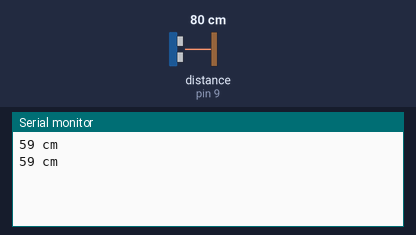
The sketch below on a simulated Arduino Uno, built with avr-gcc and run on an emulated ATmega328P. Shown: the last lines printed to the serial monitor. Wiring (inferred from the names in the program): ultrasonic range finder: trigger pin 8; echo pin 9. The test bench sets the inputs (shaded band); at power-on: distance to the obstacle (sensor on pin 9) 80 cm. The echo pulse lasts 58.3 µs per cm.

Above: at 2.2 s.
2.3 s: distance to the obstacle (sensor on pin 9) set to 2 cm
At 3.6 s:
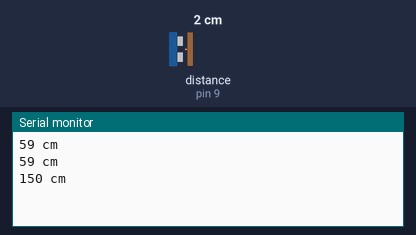
3.8 s: distance to the obstacle (sensor on pin 9) set to 4 cm
At 5.1 s:
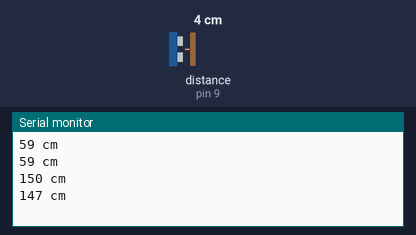
Timing chart, 0 to 6.8 s (numbered marks = the images above; inputs shaded):
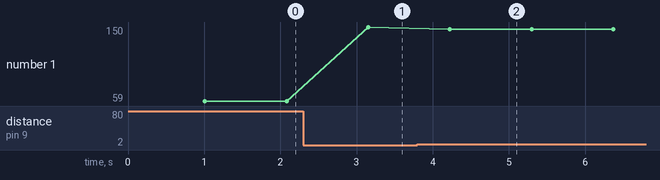

Measured:
- after the input at 2.3 s, the serial monitor: prints a new line after 0.85 s (image 1)
- after the input at 3.8 s, the serial monitor: prints a new line after 0.42 s (image 2)
- plotted number 1: 59 → 150 after the input at 2.3 s, 150 → 147 after the input at 3.8 s

The sketch:

cuve_michel.ino
```cpp
// Pour le LCD
#include <SoftwareSerial.h>

// Les variables
float cuve_pleine = 125;  // hauteur en cm quand la cuve est pleine
float volume_pleine = cuve_pleine * 110 * 258 ; // volume cuve pleine
int capteur = 151;        // hauteur en cm du capteur
int trig = 8;             // TRIG
int echo = 9;             // ECHO
int lcd_rx = 2;           // PIN2 branché sur RX LCD (jaune)
int lcd_tx = 3;           // PIN3 branché sur TX LCD (non utilisée)
long echo_lu;             // le temps aller/retour de l'impulsion en us
long cm;                  // la hauteur d'eau mesuree
float pourcent;           // la hauteur en pourcentage
float volume;             // le volume d'eau
char string[3];           // string array pour le LCD

// Attach the serial display's RX line to digital pin
// See https://www.sparkfun.com/tutorials/246
SoftwareSerial lcd(lcd_tx,lcd_rx);

void setup()
{
  pinMode(trig, OUTPUT);
  digitalWrite(trig, LOW);
  pinMode(echo, INPUT);
  Serial.begin(9600);     // Pour debug, log console
  lcd.begin(9600);        // LCD
  delay(1000);            // wait for display to boot up
  clearDisplay();         // Efface ecran
}

void clearDisplay()
{
  lcd.write(0xFE);  // send the special command
  lcd.write(0x01);  // send the clear screen command
}

void setLCDCursor(byte cursor_position)
{
  lcd.write(0xFE);  // send the special command
  lcd.write(0x80);  // send the set cursor command
  lcd.write(cursor_position);  // send the cursor position
}

void loop()
{
  digitalWrite(trig, HIGH);       // on envoi une impulsion...
  delayMicroseconds(10);          // ... pendant 10 micro secondes ...
  digitalWrite(trig, LOW);        // ... et on arrête l'envoi de l'impulsion
  echo_lu = pulseIn(echo, HIGH);  // et on écoute l'impulsion revenir

  // Calculs
  cm = capteur - (echo_lu / 50);
  pourcent = cm * 100 / cuve_pleine;
  volume = volume_pleine * cm / cuve_pleine / 1000;   // en litre

  // Debug on console
  Serial.print(cm);
  Serial.println(" cm");

  // Déplace le curseur au debut de la premiere ligne
  setLCDCursor(0);

  // Efface l'écran
  lcd.print("                ");
  lcd.print("                ");

  // Déplace le curseur au debut de la premiere ligne
  setLCDCursor(0);

  // Affiche les valeurs
  lcd.print(cm);
  lcd.print(" cm / ");
  lcd.print(pourcent);
  lcd.print(" %");

  // Déplace le curseur au debut de la seconde ligne
  setLCDCursor(16);

  // Affiche le volume
  lcd.print(volume);
  lcd.print(" L");

  // Attend une seconde avant prochain check
  delay(1000);
}
```
